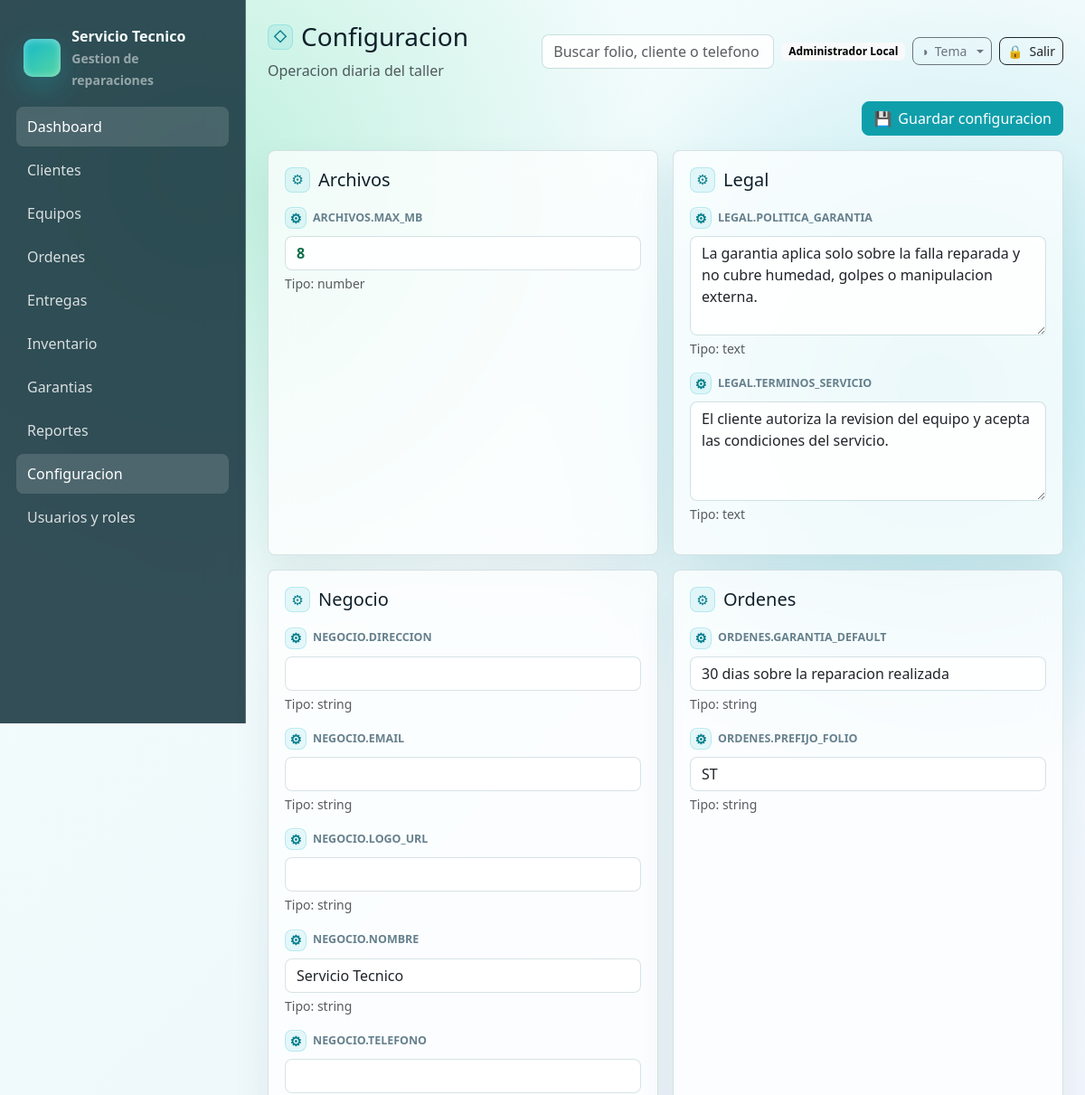
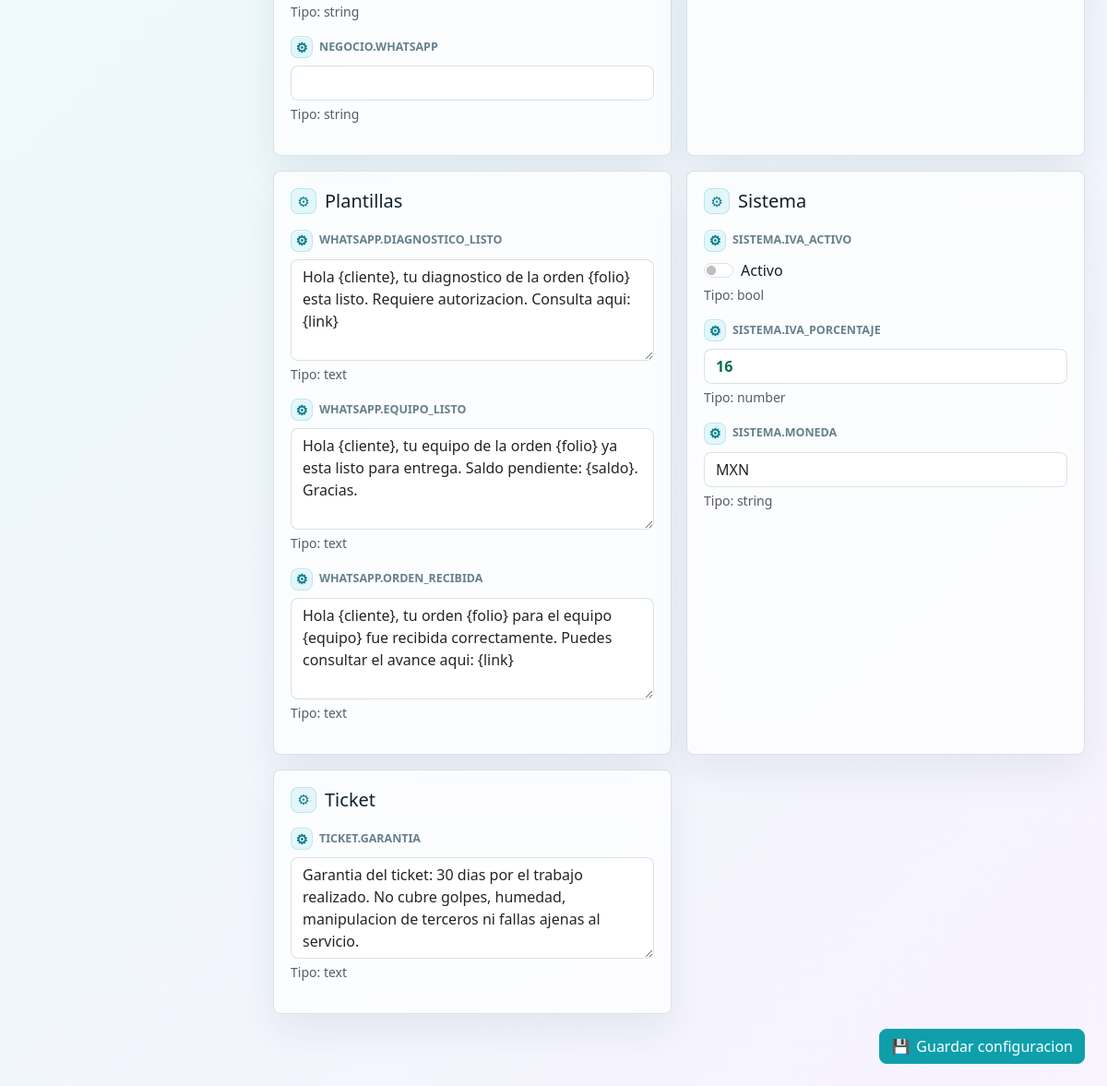
Screenshot of /configuracion (signed in) with the database file from the repository (2 pictures, top to bottom).
### tables this page shows
CREATE TABLE users (
    id INT UNSIGNED AUTO_INCREMENT PRIMARY KEY,
    name VARCHAR(160) NOT NULL,
    email VARCHAR(190) NOT NULL UNIQUE,
    password VARCHAR(255) NOT NULL,
    phone VARCHAR(40) NULL,
    status ENUM('activo','inactivo','bloqueado') NOT NULL DEFAULT 'activo',
    last_login_at DATETIME NULL,
    created_at DATETIME NOT NULL DEFAULT CURRENT_TIMESTAMP,
    updated_at DATETIME NULL ON UPDATE CURRENT_TIMESTAMP,
    deleted_at DATETIME NULL
);

CREATE TABLE configuraciones (
    id INT UNSIGNED AUTO_INCREMENT PRIMARY KEY,
    clave VARCHAR(120) NOT NULL UNIQUE,
    valor TEXT NULL,
    tipo VARCHAR(40) NOT NULL DEFAULT 'string',
    grupo VARCHAR(80) NOT NULL DEFAULT 'general',
    created_at DATETIME NOT NULL DEFAULT CURRENT_TIMESTAMP,
    updated_at DATETIME NULL ON UPDATE CURRENT_TIMESTAMP
);

### resources/views/configuracion/index.php (the view, shortened to what the rows shown need)
<form method="post" action="<?= e(url('/configuracion')) ?>">
    <div class="d-flex justify-content-end mb-3">
        <button class="btn btn-primary" data-icon="&#128190;">Guardar configuracion</button>
    </div>
    <div class="row g-3">
        <?php foreach ($grupos as $grupo => $items): ?>
            <div class="col-lg-6">
                <div class="glass-card h-100">
                    <h2 class="h5 text-capitalize mb-3" data-icon="&#9881;"><?= e($grupo) ?></h2>
                    <?php foreach ($items as $item): ?>
                        <?php
                        $clave = (string) $item['clave'];
                        $tipo = (string) $item['tipo'];
                        $valor = (string) ($item['valor'] ?? '');
                        $id = 'config_' . preg_replace('/[^A-Za-z0-9_-]/', '_', $clave);
                        ?>
                        <div class="mb-3">
                            <label class="form-label" for="<?= e($id) ?>" data-icon="&#9881;"><?= e($clave) ?></label>
                            <?php if ($tipo === 'text'): ?>
                                <textarea class="form-control" id="<?= e($id) ?>" name="config[<?= e($clave) ?>]" rows="4"><?= e($valor) ?></textarea>
                            <?php elseif ($tipo === 'number'): ?>
                                <input class="form-control" id="<?= e($id) ?>" type="number" step="0.01" name="config[<?= e($clave) ?>]" value="<?= e($valor) ?>" data-money>
                            <?php elseif ($tipo === 'bool'): ?>
                                <div class="form-check form-switch">
                                    <input class="form-check-input" id="<?= e($id) ?>" type="checkbox" name="config[<?= e($clave) ?>]" value="1" <?= $valor === '1' ? 'checked' : '' ?>>
                                    <label class="form-check-label" for="<?= e($id) ?>">Activo</label>
                                </div>
                            <?php else: ?>
                                <input class="form-control" id="<?= e($id) ?>" name="config[<?= e($clave) ?>]" value="<?= e($valor) ?>">
                            <?php endif; ?>
                            <div class="form-text">Tipo: <?= e($tipo) ?></div>
                        </div>
                    <?php endforeach; ?>
                </div>
            </div>
        <?php endforeach; ?>
    </div>
    <div class="d-flex justify-content-end mt-3">
        <button class="btn btn-primary" data-icon="&#128190;">Guardar configuracion</button>
    </div>
</form>

### app/Core/Router.php (shortened to what the rows shown need)
<?php
final class Router
{
    private array $routes = [];
    private function add(string $method, string $path, callable|array $handler): void
    {
        $pattern = preg_replace('#\{([a-zA-Z_][a-zA-Z0-9_]*)\}#', '(?P<$1>[^/]+)', $path);
        $this->routes[] = [
            'method' => $method,
            'path' => $path,
            'pattern' => '#^' . $pattern . '$#',
            'handler' => $handler,
        ];
    }
    public function dispatch(Request $request): void
    {
        foreach ($this->routes as $route) {
            if ($route['method'] !== $request->method()) {
                continue;
            }
            if (preg_match($route['pattern'], $request->path(), $matches)) {
                $params = array_filter($matches, 'is_string', ARRAY_FILTER_USE_KEY);
                $handler = $route['handler'];
                if (is_array($handler)) {
                    [$class, $method] = $handler;
                    $controller = new $class();
                    $controller->{$method}($request, ...array_values($params));
                    return;
                }
                return;
            }
        }
    }
}

### resources/views/layouts/app.php (shortened to what the rows shown need)
<?php
$user = Auth::user();
?>
<!doctype html>
<html lang="es">
<head>
    <link href="https://cdn.jsdelivr.net/npm/bootstrap@5.3.3/dist/css/bootstrap.min.css" rel="stylesheet">
    <link href="<?= e(asset('css/app.css') . '?v=20260707-form-ui2') ?>" rel="stylesheet">
    <link href="<?= e(asset('css/themes/crystal.css')) ?>" rel="stylesheet">
    <link href="<?= e(asset('css/themes/dark.css') . '?v=20260614-selects') ?>" rel="stylesheet">
    <link href="<?= e(asset('css/themes/live.css')) ?>" rel="stylesheet">
    <link href="<?= e(asset('css/themes/blueprint.css') . '?v=20260707-form-ui2') ?>" rel="stylesheet">
</head>
<body>
<div class="app-shell">
    <aside class="sidebar" id="app-sidebar">
        <div class="brand">
            <div class="brand-mark"></div>
            <div>
                <div>Servicio Tecnico</div>
                <small class="text-white-50">Gestion de reparaciones</small>
            </div>
        </div>
        <nav class="nav flex-column">
            <a class="nav-link <?= e(is_active('/')) ?>" href="<?= e(url('/')) ?>">Dashboard</a>
            <a class="nav-link <?= e(is_active('/clientes')) ?>" href="<?= e(url('/clientes')) ?>">Clientes</a>
            <a class="nav-link <?= e(is_active('/equipos')) ?>" href="<?= e(url('/equipos')) ?>">Equipos</a>
            <a class="nav-link <?= e(is_active('/ordenes')) ?>" href="<?= e(url('/ordenes')) ?>">Ordenes</a>
            <a class="nav-link <?= e(is_active('/entregas')) ?>" href="<?= e(url('/entregas')) ?>">Entregas</a>
            <a class="nav-link <?= e(is_active('/inventario')) ?>" href="<?= e(url('/inventario')) ?>">Inventario</a>
            <a class="nav-link <?= e(is_active('/garantias')) ?>" href="<?= e(url('/garantias')) ?>">Garantias</a>
            <a class="nav-link <?= e(is_active('/reportes')) ?>" href="<?= e(url('/reportes')) ?>">Reportes</a>
            <a class="nav-link <?= e(is_active('/configuracion')) ?>" href="<?= e(url('/configuracion')) ?>">Configuracion</a>
            <a class="nav-link <?= e(is_active('/usuarios')) ?>" href="<?= e(url('/usuarios')) ?>">Usuarios y roles</a>
        </nav>
    </aside>
    <main class="main">
        <header class="topbar">
            <div class="topbar-title">
                <h1 class="h3 mb-1" data-icon="&#9671;"><?= e($title ?? '') ?></h1>
                <div class="text-muted">Operacion diaria del taller</div>
            </div>
            <div class="d-flex align-items-center gap-2">
                <form class="d-none d-md-block" action="<?= e(url('/ordenes')) ?>">
                    <input class="form-control" name="q" placeholder="Buscar folio, cliente o telefono">
                </form>
                <span class="badge text-bg-light"><?= e($user['name'] ?? 'Usuario') ?></span>
                <div class="dropdown theme-switcher">
                    <button class="btn btn-outline-secondary btn-sm dropdown-toggle" type="button" data-bs-toggle="dropdown" aria-expanded="false" data-icon="&#9681;">Tema</button>
                </div>
                <form method="post" action="<?= e(url('/logout')) ?>">
                    <button class="btn btn-outline-dark btn-sm" data-icon="&#128274;">Salir</button>
                </form>
            </div>
        </header>
        <?= $content ?>
    </main>
</div>
</body>
</html>

### rows the page displays
users: name "Administrador Local"
configuraciones: clave "ARCHIVOS.MAX_MB", valor "8", tipo "number"
configuraciones: clave "LEGAL.POLITICA_GARANTIA", clave+valor "La garantia aplica solo sobre la falla reparada y no cubre humedad, golpes o manipulacion externa.", tipo "text"
configuraciones: clave "LEGAL.TERMINOS_SERVICIO", clave+valor "El cliente autoriza la revision del equipo y acepta las condiciones del servicio.", tipo "text"
configuraciones: clave "NEGOCIO.DIRECCION", tipo "string"
configuraciones: clave "NEGOCIO.EMAIL", tipo "string"
configuraciones: clave "NEGOCIO.LOGO_URL", tipo "string"
configuraciones: clave "NEGOCIO.NOMBRE", valor "Servicio Tecnico", tipo "string"
configuraciones: clave "NEGOCIO.TELEFONO", tipo "string"
configuraciones: clave "NEGOCIO.WHATSAPP", tipo "string"
configuraciones: clave "ORDENES.GARANTIA_DEFAULT", valor "30 dias sobre la reparacion realizada", tipo "string"
configuraciones: clave "ORDENES.PREFIJO_FOLIO", valor "ST", tipo "string"
configuraciones: clave "WHATSAPP.DIAGNOSTICO_LISTO", clave+valor "Hola {cliente}, tu diagnostico de la orden {folio} esta listo. Requiere autorizacion. Consulta aqui: {link}", tipo "text"
configuraciones: clave "WHATSAPP.EQUIPO_LISTO", clave+valor "Hola {cliente}, tu equipo de la orden {folio} ya esta listo para entrega. Saldo pendiente: {saldo}. Gracias.", tipo "text"
configuraciones: clave "WHATSAPP.ORDEN_RECIBIDA", clave+valor "Hola {cliente}, tu orden {folio} para el equipo {equipo} fue recibida correctamente. Puedes consultar el avance aqui: {link}", tipo "text"
configuraciones: clave "SISTEMA.IVA_ACTIVO", tipo "bool"
configuraciones: clave "SISTEMA.IVA_PORCENTAJE", valor "16", tipo "number"
configuraciones: clave "SISTEMA.MONEDA", valor "MXN", tipo "string"
configuraciones: clave "TICKET.GARANTIA", clave+valor "Garantia del ticket: 30 dias por el trabajo realizado. No cubre golpes, humedad, manipulacion de terceros ni fallas ajenas al servicio.", tipo "text"

### other values shown
$grupo "Archivos"
$grupo "Legal"
$grupo "Negocio"
$grupo "Ordenes"
$grupo "Plantillas"
$grupo "Sistema"
$grupo "Ticket"
